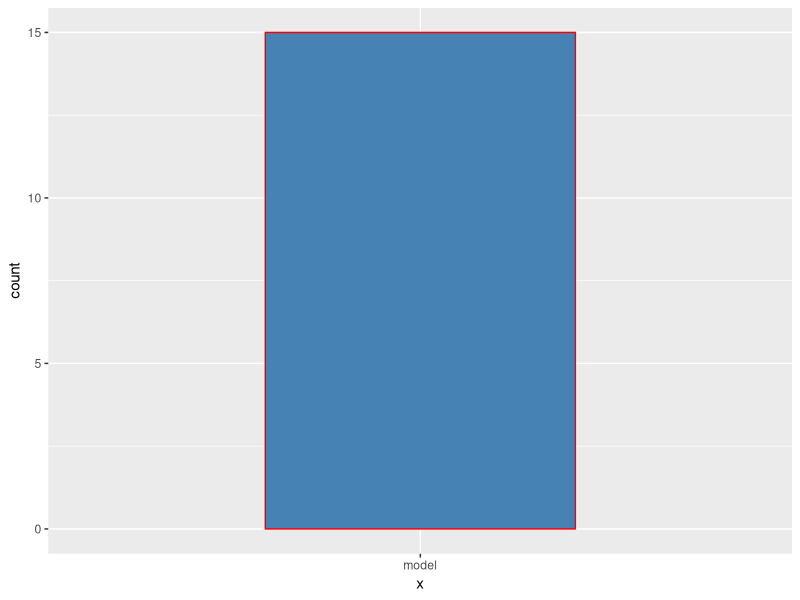

Reproduce this figure in R.
library(reshape2)
library(ggplot2)

posedata <- data.frame(
  F1UE15VP3D = c( 67.0, 65.8, 68.7, 72.5, 74.2, 87.2, 65.5, 73.1, 85.6, 117, 73.6, 70.8, 81.1, 63.5, 67.3),
  F1UE15Ours = c( 61.9, 69.2, 62.0, 68.4, 75.7, 88.2, 74.5, 76.9, 81.5, 97.9, 71.1, 80.9, 80.7, 49.9, 59.2),
  actions = c('Directions', 'Discussion', 'Eating', 'Greeting', 'Phoning', 'Photo', 'Posing',
              'Purchases', 'Sitting', 'SittingDown', 'Smoking', 'Waiting', 'WalkDog', 'Walking',
              'WalkTogether')
)
posedata

ggplot(data=posedata, mapping=aes(x="model"))+
  geom_bar(stat="count",width=0.5, color='red',fill='steelblue')
